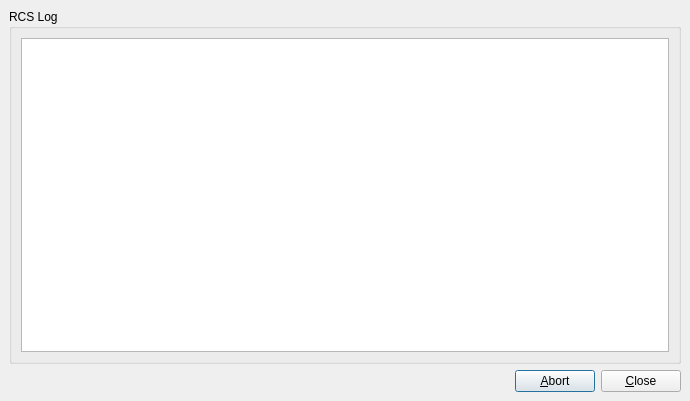
<ui version="4.0" >
 <class>RCSLogDialog</class>
 <widget class="QDialog" name="RCSLogDialog" >
  <property name="geometry" >
   <rect>
    <x>0</x>
    <y>0</y>
    <width>690</width>
    <height>401</height>
   </rect>
  </property>
  <property name="windowTitle" >
   <string>RCS Log</string>
  </property>
  <layout class="QVBoxLayout" >
   <property name="margin" >
    <number>9</number>
   </property>
   <property name="spacing" >
    <number>6</number>
   </property>
   <item>
    <widget class="QGroupBox" name="groupBox" >
     <property name="title" >
      <string>RCS Log</string>
     </property>
     <layout class="QGridLayout" >
      <property name="margin" >
       <number>9</number>
      </property>
      <property name="spacing" >
       <number>6</number>
      </property>
      <item row="0" column="0" >
       <widget class="QListWidget" name="m_rcsLogListWidget" />
      </item>
     </layout>
    </widget>
   </item>
   <item>
    <layout class="QHBoxLayout" >
     <property name="margin" >
      <number>0</number>
     </property>
     <property name="spacing" >
      <number>6</number>
     </property>
     <item>
      <spacer>
       <property name="orientation" >
        <enum>Qt::Horizontal</enum>
       </property>
       <property name="sizeHint" >
        <size>
         <width>321</width>
         <height>20</height>
        </size>
       </property>
      </spacer>
     </item>
     <item>
      <widget class="QPushButton" name="m_abortButton" >
       <property name="text" >
        <string>&amp;Abort</string>
       </property>
       <property name="icon" >
        <iconset resource="../images/application.qrc" >:/button_cancel.png</iconset>
       </property>
      </widget>
     </item>
     <item>
      <widget class="QPushButton" name="m_closeButton" >
       <property name="text" >
        <string>&amp;Close</string>
       </property>
       <property name="icon" >
        <iconset resource="../images/application.qrc" >:/button_ok.png</iconset>
       </property>
      </widget>
     </item>
    </layout>
   </item>
  </layout>
 </widget>
 <resources>
  <include location="../images/application.qrc" />
 </resources>
 <connections>
  <connection>
   <sender>m_closeButton</sender>
   <signal>clicked()</signal>
   <receiver>RCSLogDialog</receiver>
   <slot>accept()</slot>
   <hints>
    <hint type="sourcelabel" >
     <x>412</x>
     <y>297</y>
    </hint>
    <hint type="destinationlabel" >
     <x>185</x>
     <y>296</y>
    </hint>
   </hints>
  </connection>
 </connections>
</ui>
